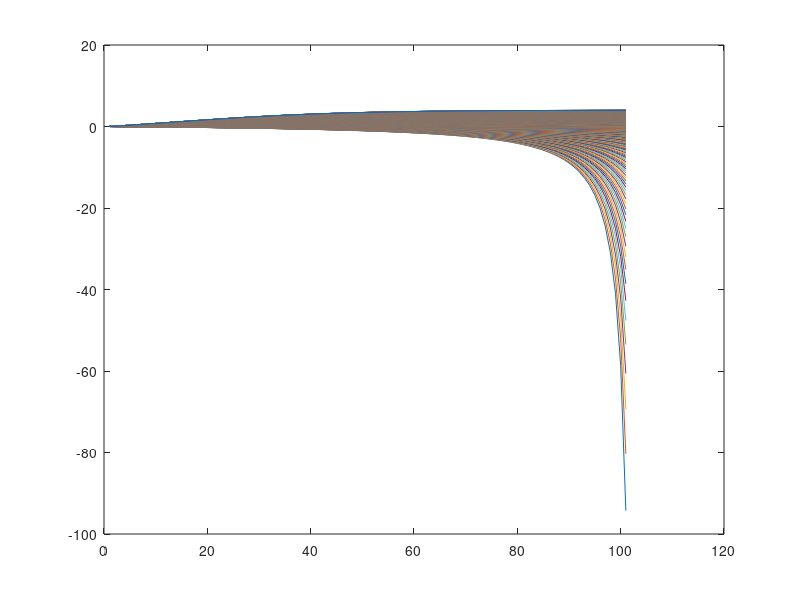

MATLAB code to generate this figure:
clear;
clc;

l=1;
k=1;
Rc=1;
dt=0.01;
U0=1;

u(1)=0;
for R=0.9:0.01:10

    for i=1:100
        a=k*(R-Rc);
        u(i+1)=(a-l*(u(i)-U0)^2)*dt+u(i);
    end
    plot(u);
    hold on;
    pause();
end